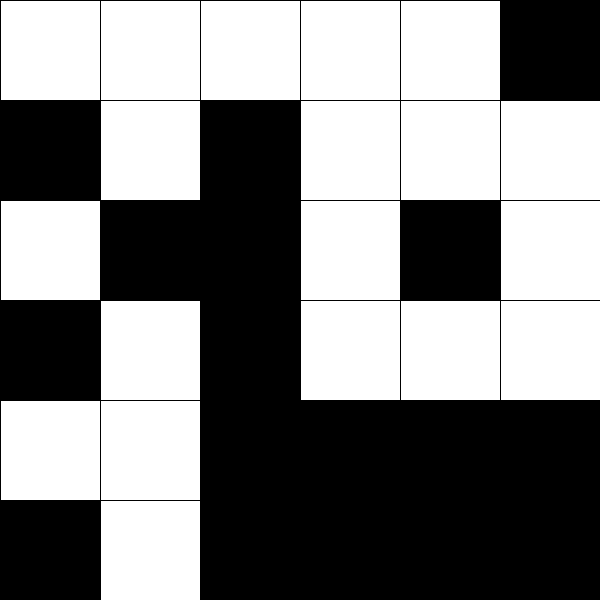
Frame 1 (no input)
Frame 60 (the mouse pressed at the canvas centre just before this capture): identical to frame 1, image omitted
Frame 120 (the mouse held since frame 60 and released just before this capture): identical to frame 1, image omitted

The Processing sketch that drew this single still picture (run headless with seeded random() and noise(); from frame 60 on, the mouse is pressed at the canvas centre):

// Processing sketch: CW_GOL
// ── CW_GOL.pde
boolean[][] Grid = new boolean[200][200];
boolean[][] NewGrid = new boolean[200][200];
Float zoom = 100.0;
int outp = 0;
Float[] coords = {0.0,0.0};
void setup(){
  size(600,600);
  for(int i = 0; i < 200; i++){
    for(int j = 0; j < 200; j++){
      float k = random(0,1);
      if(round(k) == 0){
        Grid[i][j] = false;
      }
      else{
        Grid[i][j] = true;
      }
    }
  }
}
void draw(){
  for(int i = 0; i < 200; i++){
    for(int j = 0; j < 200; j++){
      if(Grid[i][j]){
        fill(255);
      }
      else{
        fill(0);
      }
      rect(i*zoom-coords[0],j*zoom-coords[1],i*zoom+zoom-coords[0],j*zoom+zoom-coords[1]);
    }
  }
  if(keyPressed){
    if(key == '-' && zoom < 200){
      zoom *= 0.75;
    }
    if(key == '=' && zoom > 1){
      zoom /= 0.75;
    }
    if(key == 'w'){
      coords[1]-=zoom/2;
    }
    if(key == 's'){
      coords[1]+=zoom/2;
    }
    if(key == 'a'){
      coords[0]-=zoom/2;
    }
    if(key == 'd'){
      coords[0]+=zoom/2;
    }
    if(key == ' '){
      iterate();
    }
  }
}
void iterate(){
  for(int i = 0; i < 200; i++){
    for(int j = 0; j < 200; j++){
      outp = 0;
      if(i > 0 && j > 0 && Grid[i-1][j-1] == true){
        outp += 1;
      }
      if(j > 0 && Grid[i][j-1] == true){
        outp += 1;
      }
      if(i < 199 && j > 0 && Grid[i+1][j-1] == true){
        outp += 1;
      }
      if(i > 0 && Grid[i-1][j] == true){
        outp += 1;
      }
      if(i < 199 && Grid[i+1][j] == true){
        outp += 1;
      }
      if(i > 0 && j < 199 && Grid[i-1][j+1] == true){
        outp += 1;
      }
      if(j < 199 && Grid[i][j+1] == true){
        outp += 1;
      }
      if(i < 199 && j < 199 && Grid[i+1][j+1] == true){
        outp += 1;
      }
      if(Grid[i][j] == false){
        if(outp == 3){
          NewGrid[i][j] = true;
        }
        else{
          NewGrid[i][j] = false;
        }
      }
      if(Grid[i][j] == true){
        if(outp <= 3 && outp >= 2){
          NewGrid[i][j] = true;
        }
        else{
          NewGrid[i][j] = false;
        }
      }
    }
  }
  Grid = NewGrid;
}
void mousePressed(){
  if(Grid[mouseX/3][mouseY/3]){
    Grid[mouseX/3][mouseY/3] = false;
  }
  else{
    Grid[mouseX/3][mouseY/3] = true;
  }
}
